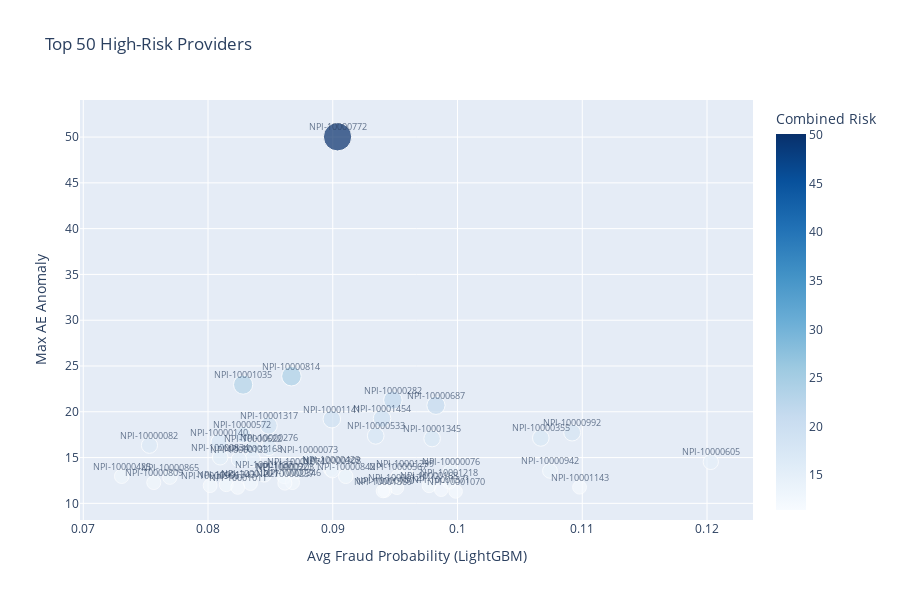

Notebook code for this chart:
### Code cell
import pandas as pd
import plotly.express as px

df_provider = pd.read_csv("../data/processed/sim_provider_risk.csv")

# Sort and select TOP 50 by combined risk
df_top50 = df_provider.sort_values("combined_risk", ascending=False).head(50)

fig = px.scatter(
    df_top50,
    x="avg_fraud",
    y="max_anomaly",
    size="combined_risk",
    color="combined_risk",
    color_continuous_scale="Blues",
    title="Top 50 High-Risk Providers",
    labels={
        "avg_fraud": "Avg Fraud Probability (LightGBM)",
        "max_anomaly": "Max AE Anomaly",
        "combined_risk": "Combined Risk",
    }
)

# Annotate provider IDs
for _, row in df_top50.iterrows():
    fig.add_annotation(
        x=row["avg_fraud"],
        y=row["max_anomaly"],
        text=row["provider_id"],
        showarrow=False,
        yshift=10,
        font=dict(size=9),
        opacity=0.7
    )

fig.update_layout(width=900, height=600)
fig.show()

### Figure 1 — Plotly figure (JSON) as saved in the notebook; plotly's stock layout.template omitted (floating-point values rounded to 4 significant figures)
{"data": [{"hovertemplate": "Avg Fraud Probability (LightGBM)=%{x}<br>Max AE Anomaly=%{y}<br>Combined Risk=%{marker.color}<extra></extra>", "legendgroup": "", "marker": {"color": [50.12, 23.97, 23.05, 21.38, 20.8, 19.35, 19.28, 18.58, 17.84, 17.58, 17.47, 17.25, 17.18, 16.77, 16.42, 16.18, 16.06, 15.12, 14.94, 14.89, 14.84, 14.65, 13.83, 13.67, 13.66, 13.55, 13.54, 13.37, 13.2, 13.05, 13.03, 13.03, 13.02, 13.02, 12.94, 12.43, 12.36, 12.35, 12.3, 12.26, 12.12, 12.02, 12.01, 11.87, 11.82, 11.81, 11.59, 11.49, 11.44, 11.4], "coloraxis": "coloraxis", "size": [50.12, 23.97, 23.05, 21.38, 20.8, 19.35, 19.28, 18.58, 17.84, 17.58, 17.47, 17.25, 17.18, 16.77, 16.42, 16.18, 16.06, 15.12, 14.94, 14.89, 14.84, 14.65, 13.83, 13.67, 13.66, 13.55, 13.54, 13.37, 13.2, 13.05, 13.03, 13.03, 13.02, 13.02, 12.94, 12.43, 12.36, 12.35, 12.3, 12.26, 12.12, 12.02, 12.01, 11.87, 11.82, 11.81, 11.59, 11.49, 11.44, 11.4], "sizemode": "area", "sizeref": 0.1253, "symbol": "circle"}, "mode": "markers", "name": "", "orientation": "v", "showlegend": false, "type": "scatter", "x": [0.09038, 0.08669, 0.08282, 0.09482, 0.09827, 0.09395, 0.08993, 0.08486, 0.1092, 0.08276, 0.09344, 0.1067, 0.09796, 0.08089, 0.07531, 0.08488, 0.08361, 0.08098, 0.08358, 0.08248, 0.08812, 0.1203, 0.08986, 0.08997, 0.1074, 0.08705, 0.09945, 0.09583, 0.08451, 0.09104, 0.08619, 0.07308, 0.09525, 0.0861, 0.07694, 0.09935, 0.08677, 0.07565, 0.08616, 0.0834, 0.08146, 0.09772, 0.08017, 0.1098, 0.08238, 0.09514, 0.0987, 0.09419, 0.09402, 0.09985], "xaxis": "x", "y": [50.03, 23.89, 22.97, 21.28, 20.71, 19.26, 19.19, 18.49, 17.73, 17.5, 17.37, 17.14, 17.08, 16.69, 16.34, 16.1, 15.97, 15.04, 14.85, 14.8, 14.75, 14.53, 13.74, 13.58, 13.55, 13.47, 13.44, 13.27, 13.11, 12.96, 12.95, 12.96, 12.93, 12.93, 12.86, 12.33, 12.28, 12.27, 12.21, 12.17, 12.04, 11.92, 11.93, 11.76, 11.74, 11.71, 11.49, 11.4, 11.34, 11.3], "yaxis": "y"}], "layout": {"annotations": [{"font": {"size": 9}, "opacity": 0.7, "showarrow": false, "text": "NPI-10000772", "x": 0.09038, "y": 50.03, "yshift": 10}, {"font": {"size": 9}, "opacity": 0.7, "showarrow": false, "text": "NPI-10000814", "x": 0.08669, "y": 23.89, "yshift": 10}, {"font": {"size": 9}, "opacity": 0.7, "showarrow": false, "text": "NPI-10001035", "x": 0.08282, "y": 22.97, "yshift": 10}, {"font": {"size": 9}, "opacity": 0.7, "showarrow": false, "text": "NPI-10000282", "x": 0.09482, "y": 21.28, "yshift": 10}, {"font": {"size": 9}, "opacity": 0.7, "showarrow": false, "text": "NPI-10000687", "x": 0.09827, "y": 20.71, "yshift": 10}, {"font": {"size": 9}, "opacity": 0.7, "showarrow": false, "text": "NPI-10001454", "x": 0.09395, "y": 19.26, "yshift": 10}, {"font": {"size": 9}, "opacity": 0.7, "showarrow": false, "text": "NPI-10001141", "x": 0.08993, "y": 19.19, "yshift": 10}, {"font": {"size": 9}, "opacity": 0.7, "showarrow": false, "text": "NPI-10001317", "x": 0.08486, "y": 18.49, "yshift": 10}, {"font": {"size": 9}, "opacity": 0.7, "showarrow": false, "text": "NPI-10000992", "x": 0.1092, "y": 17.73, "yshift": 10}, {"font": {"size": 9}, "opacity": 0.7, "showarrow": false, "text": "NPI-10000572", "x": 0.08276, "y": 17.5, "yshift": 10}, {"font": {"size": 9}, "opacity": 0.7, "showarrow": false, "text": "NPI-10000533", "x": 0.09344, "y": 17.37, "yshift": 10}, {"font": {"size": 9}, "opacity": 0.7, "showarrow": false, "text": "NPI-10000355", "x": 0.1067, "y": 17.14, "yshift": 10}, {"font": {"size": 9}, "opacity": 0.7, "showarrow": false, "text": "NPI-10001345", "x": 0.09796, "y": 17.08, "yshift": 10}, {"font": {"size": 9}, "opacity": 0.7, "showarrow": false, "text": "NPI-10000140", "x": 0.08089, "y": 16.69, "yshift": 10}, {"font": {"size": 9}, "opacity": 0.7, "showarrow": false, "text": "NPI-10000082", "x": 0.07531, "y": 16.34, "yshift": 10}, {"font": {"size": 9}, "opacity": 0.7, "showarrow": false, "text": "NPI-10000276", "x": 0.08488, "y": 16.1, "yshift": 10}, {"font": {"size": 9}, "opacity": 0.7, "showarrow": false, "text": "NPI-10000622", "x": 0.08361, "y": 15.97, "yshift": 10}, {"font": {"size": 9}, "opacity": 0.7, "showarrow": false, "text": "NPI-10000834", "x": 0.08098, "y": 15.04, "yshift": 10}, {"font": {"size": 9}, "opacity": 0.7, "showarrow": false, "text": "NPI-10001168", "x": 0.08358, "y": 14.85, "yshift": 10}, {"font": {"size": 9}, "opacity": 0.7, "showarrow": false, "text": "NPI-10000133", "x": 0.08248, "y": 14.8, "yshift": 10}, {"font": {"size": 9}, "opacity": 0.7, "showarrow": false, "text": "NPI-10000073", "x": 0.08812, "y": 14.75, "yshift": 10}, {"font": {"size": 9}, "opacity": 0.7, "showarrow": false, "text": "NPI-10000605", "x": 0.1203, "y": 14.53, "yshift": 10}, {"font": {"size": 9}, "opacity": 0.7, "showarrow": false, "text": "NPI-10000429", "x": 0.08986, "y": 13.74, "yshift": 10}, {"font": {"size": 9}, "opacity": 0.7, "showarrow": false, "text": "NPI-10000308", "x": 0.08997, "y": 13.58, "yshift": 10}, {"font": {"size": 9}, "opacity": 0.7, "showarrow": false, "text": "NPI-10000942", "x": 0.1074, "y": 13.55, "yshift": 10}, {"font": {"size": 9}, "opacity": 0.7, "showarrow": false, "text": "NPI-10001074", "x": 0.08705, "y": 13.47, "yshift": 10}, {"font": {"size": 9}, "opacity": 0.7, "showarrow": false, "text": "NPI-10000076", "x": 0.09945, "y": 13.44, "yshift": 10}, {"font": {"size": 9}, "opacity": 0.7, "showarrow": false, "text": "NPI-10001299", "x": 0.09583, "y": 13.27, "yshift": 10}, {"font": {"size": 9}, "opacity": 0.7, "showarrow": false, "text": "NPI-10001137", "x": 0.08451, "y": 13.11, "yshift": 10}, {"font": {"size": 9}, "opacity": 0.7, "showarrow": false, "text": "NPI-10000842", "x": 0.09104, "y": 12.96, "yshift": 10}, {"font": {"size": 9}, "opacity": 0.7, "showarrow": false, "text": "NPI-10000203", "x": 0.08619, "y": 12.95, "yshift": 10}, {"font": {"size": 9}, "opacity": 0.7, "showarrow": false, "text": "NPI-10000425", "x": 0.07308, "y": 12.96, "yshift": 10}, {"font": {"size": 9}, "opacity": 0.7, "showarrow": false, "text": "NPI-10000567", "x": 0.09525, "y": 12.93, "yshift": 10}, {"font": {"size": 9}, "opacity": 0.7, "showarrow": false, "text": "NPI-10000921", "x": 0.0861, "y": 12.93, "yshift": 10}, {"font": {"size": 9}, "opacity": 0.7, "showarrow": false, "text": "NPI-10000865", "x": 0.07694, "y": 12.86, "yshift": 10}, {"font": {"size": 9}, "opacity": 0.7, "showarrow": false, "text": "NPI-10001218", "x": 0.09935, "y": 12.33, "yshift": 10}, {"font": {"size": 9}, "opacity": 0.7, "showarrow": false, "text": "NPI-10000346", "x": 0.08677, "y": 12.28, "yshift": 10}, {"font": {"size": 9}, "opacity": 0.7, "showarrow": false, "text": "NPI-10000809", "x": 0.07565, "y": 12.27, "yshift": 10}, {"font": {"size": 9}, "opacity": 0.7, "showarrow": false, "text": "NPI-10000237", "x": 0.08616, "y": 12.21, "yshift": 10}, {"font": {"size": 9}, "opacity": 0.7, "showarrow": false, "text": "NPI-10001227", "x": 0.0834, "y": 12.17, "yshift": 10}, {"font": {"size": 9}, "opacity": 0.7, "showarrow": false, "text": "NPI-10001343", "x": 0.08146, "y": 12.04, "yshift": 10}, {"font": {"size": 9}, "opacity": 0.7, "showarrow": false, "text": "NPI-10000168", "x": 0.09772, "y": 11.92, "yshift": 10}, {"font": {"size": 9}, "opacity": 0.7, "showarrow": false, "text": "NPI-10000966", "x": 0.08017, "y": 11.93, "yshift": 10}, {"font": {"size": 9}, "opacity": 0.7, "showarrow": false, "text": "NPI-10001143", "x": 0.1098, "y": 11.76, "yshift": 10}, {"font": {"size": 9}, "opacity": 0.7, "showarrow": false, "text": "NPI-10001011", "x": 0.08238, "y": 11.74, "yshift": 10}, {"font": {"size": 9}, "opacity": 0.7, "showarrow": false, "text": "NPI-10000121", "x": 0.09514, "y": 11.71, "yshift": 10}, {"font": {"size": 9}, "opacity": 0.7, "showarrow": false, "text": "NPI-10001371", "x": 0.0987, "y": 11.49, "yshift": 10}, {"font": {"size": 9}, "opacity": 0.7, "showarrow": false, "text": "NPI-10000740", "x": 0.09419, "y": 11.4, "yshift": 10}, {"font": {"size": 9}, "opacity": 0.7, "showarrow": false, "text": "NPI-10001369", "x": 0.09402, "y": 11.34, "yshift": 10}, {"font": {"size": 9}, "opacity": 0.7, "showarrow": false, "text": "NPI-10001070", "x": 0.09985, "y": 11.3, "yshift": 10}], "coloraxis": {"colorbar": {"title": {"text": "Combined Risk"}}, "colorscale": [[0, "rgb(247,251,255)"], [0.125, "rgb(222,235,247)"], [0.25, "rgb(198,219,239)"], [0.375, "rgb(158,202,225)"], [0.5, "rgb(107,174,214)"], [0.625, "rgb(66,146,198)"], [0.75, "rgb(33,113,181)"], [0.875, "rgb(8,81,156)"], [1, "rgb(8,48,107)"]]}, "height": 600, "legend": {"itemsizing": "constant", "tracegroupgap": 0}, "title": {"text": "Top 50 High-Risk Providers"}, "width": 900, "xaxis": {"anchor": "y", "domain": [0, 1], "title": {"text": "Avg Fraud Probability (LightGBM)"}}, "yaxis": {"anchor": "x", "domain": [0, 1], "title": {"text": "Max AE Anomaly"}}}}
